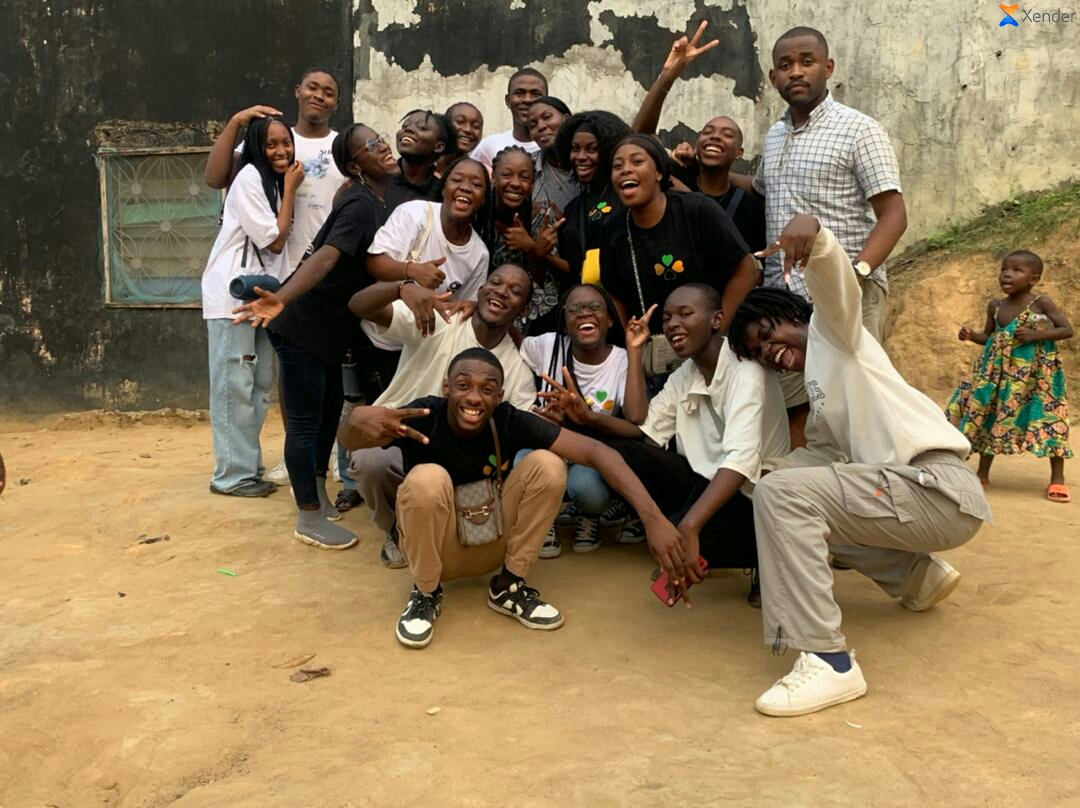
#> input picture OpenCV by Brunel/4112d43fef464f46a1d68b0de05d8369.jpg, 1080 x 808 px
$ jupyter execute 'Handle mouse events.ipynb'
#> lines starting #> are read from the running program, lines starting #| are printed output that depends on the picture
#> further down, img is the input picture: shape (808, 1080, 3); mean B, G, R 89.6, 121.1, 141.4
[cell 1]
import cv2
import numpy as np

[cell 2]
events = [i for i in dir(cv2) if 'EVENT' in i]
print(events)

[cell 3]
#Funktion 1

def rescaleFrame(frame, scale = 0.25): #This function allows to resize a picture
#> called with scale = 0.25
    width = int(frame.shape[1] * scale)
#> width = 270
    height = int(frame.shape[0] * scale)
#> height = 202
    dimensions = (width, height)
#> dimensions = (270, 202)
    return cv2.resize(frame, dimensions, interpolation=cv2.INTER_AREA)
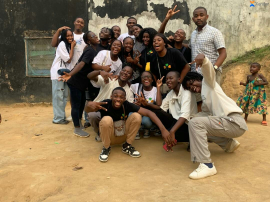
#> returned value: shape (202, 270, 3); mean of channels 0, 1, 2 89.6, 121.1, 141.4; drawn as B, G, R

def click_event(event, x, y, flags, params):
    if event == cv2.EVENT_LBUTTONDOWN:
        print(f"{x}, {y}")
        font = cv2.FONT_HERSHEY_SIMPLEX
        #coord = str(x)+ ', '+str(y)
        coord = 'x: '+str(x)+' y: '+str(y)
        cv2.putText(img, coord, (x, y), font, 1, (255, 255, 0), 2)
        cv2.imshow('image', img)

img = np.zeros((360, 720, 3), dtype = 'uint8')
cv2.imshow('image', img)

cv2.setMouseCallback('image', click_event)
cv2.waitKey(0)

### Erklärung für die Funktion N° 1 ###
Diese Funktion dient dazu, dass die Koordinaten eines Punktes angezeigt wird , wenn man darauf klickt.

Jetzt erkläre ich die schweren Punkten dieser Funktion:

1-  `def click_event(event, x, y, flags, params):`: Hier definieren wir die Funktion für unseres Event, die aufgerufen wird, wenn ein Mausereignis in einem OpenCV-Fenster auftritt. Sie erhält Informationen über das Ereignis und die Mausposition. Sie nimmt die folgenden Parameter:

    . event : Dieser Parameter enthält den Typ des aufgetretenen Mausereignis (z.B Mausklick, Mausbewegung)

    . x, y : Die Koordinaten (x,y) des Mauszeigers im Fenster, als das Ereignis stattfindet

    . flags : Zusäatzliche Flags, die über den Zustand von Tastaturtasten (wie Strg, Alt) während der Ereignissses informieren

    . params : Optionale Parameter, die an die `cv2.setMouseCallback`-Funktion übergeben werden können und hier weitergeleitet werden. Jedoch werden sie in diesem Code nicht verwendet

2- `if event == cv2.EVENT_LBUTTONDOWN` : Hier wird überprüft, ob das aufgetretene Mausereignis das Drücken der linken Maustaste ist

[cell 4]
#Funktion 2

def click_event(event, x, y, flags, params):
    if event == cv2.EVENT_RBUTTONDOWN:
        blue = img[y, x, 0]
        green = img[y, x, 1]
        red = img[y, x, 2]
        font = cv2.FONT_HERSHEY_SIMPLEX
        BGR = str(blue)+', '+str(green)+', '+str(red)
        cv2.putText(img, BGR, (x, y), font, .5, (0, 255, 255), 1)
        cv2.imshow('image', img)

img = cv2.imread('4112d43fef464f46a1d68b0de05d8369.jpg')
img1 = rescaleFrame(img)
cv2.imshow('image', img1)

cv2.setMouseCallback('image', click_event)
cv2.waitKey(0)

### Erklärungen für die Funktion N° 2 ###
Diese Funktion dient dazu, dass der BGR-Farbwert des Pixels einer Stelle angezeigt wird, wenn man mit den rechten Maustaste auf diese Stelle eines Bild klickt.

Jetzt erkläre ich  die schweren Punkte dieser Funktion  :

1-  `def click_event(event, x, y, flags, params):`: Hier definieren wir die Funktion für unseres Event, die aufgerufen wird, wenn ein Mausereignis in einem OpenCV-Fenster auftritt. Sie erhält Informationen über das Ereignis und die Mausposition. Sie nimmt die folgenden Parameter:

    . event : Dieser Parameter enthält den Typ des aufhgetretenen Mausereignis (z.B Mausklick, Mausbewegung)

    . x, y : Die Koordinaten (x,y) des Mauszeigers im Fenster, als das Ereignis stattfindet

    . flags : Zusäatzliche Flags, die über den Zustand von Tastaturtasten (wie Strg, Alt) während der Ereignissses informieren

    . params : Optionale Parameter, die an die `cv2.setMouseCallback`-Funktion übergeben werden können und hier weitergeleitet werden. Jedoch werden sie in diesem Code nicht verwendet

2- `if event == cv2.EVENT_RBUTTONDOWN` : Hier wird überprüft, ob das aufgetretene Mausereignis das Drücken der rechten Maustaste ist

3- `blue = img[y, x, 0]` : diese Zeile erkläre ich genauer
    [y, x, 0]: Dies ist die Indexierung eines NumPy-Arrays. In OpenCV werden Bilder als NumPy-Arrays gespeichert. Für ein Farbbild (wie es in diesem fall ist) hat das Array typischerweise drei Dimensionen:

    . Die erste Dimension (y), die die Zeilen des Bildes (vertikale Position oder Höhe) repräsentiert

    . Die zweite dimension (x), die die Spalten des Bildes (horizontale Position oder Breite)

    . Die dritte Dimmension (0), die den Farbkanal repräsentiert. In OpenCV ist die Standardfarbreihenfolge BGR (Blue, Green, Red), nicht RGB. Der Index 0 bezieht sich auf den Blaukanal.

    Zusammenfassend greifen wir auf den Pixelwert des Bildes an der Position (x,y) zu. Also der Befehl `blue = img[y, x, 0]` extrahiert den Wert des Blaukanals des Pixels im Bild, auf das den benutzer mit der rechten Maustaste geklickt hat. die Koordination des klicks (x, y) werden verwendet, um den spezifischen Pixel zu lokalisieren.

4- `font = cv2.FONT_HERSHEY_SIMPLEX` : Diese Zeile wählt einen Schrifttyp aus, der später verwendet wird, um der Text auf das Bild zu zeichnen

5- `BGR = str(blue)+', '+str(green)+', '+str(red)` : Die zeile erstellt einen string, der die BGR-Werte (der Farbwerte des geklickten Pixels) in einem durch Kommas getrennten Format enthält. Dieser String wird später auf das Bild geschrieben.

6- `cv2.putText(img, BGR, (x, y), font, .5, (0, 255, 255), 1)` : Diese Funktion zeigt der text auf das Bild.

    . img : Das Bild, auf das der text gezeichnet werden soll

    . (x, y) : Die Koordinaten des Punktes, an dem der Text beginnen soll (In diesem fall es ist der Punkt, auf dem man geklickt hat)

    . font : der Schrifttyp

    . .5(0.5) : Der Skalierungsfaktor(coefficient de mise à l'échelle) für die Schriftgröße.

    . (0, 255, 255) : Die Farbe des Textes im BGR-Format. (0, 255, 255) => (blau = 0,grün = 255,rot = 255)

    . 1 : die Dicke der Schriftlinien (Linienstärke)

[cell 5]
#Funktion 3
import cv2
import numpy as np

def click_event(event, x, y, flags, params):
    if event == cv2.EVENT_LBUTTONDOWN:
        cv2.circle(img, (x, y), 2, (149, 0, 245), -1)
        points.append((x, y))
        if len(points) >= 2:
            cv2.line(img, points[-1], points[-2], (149, 0, 245), 3)
        cv2.imshow('image', img)

img = np.zeros((720, 960, 3), dtype='uint8')
cv2.imshow('image', img)
points = []

cv2.setMouseCallback('image', click_event)
cv2.waitKey(0)

[cell 6]
#Funktion 4
def click_event1(event, x, y, flags, params):
    if event == cv2.EVENT_RBUTTONDOWN:
        blue = img[y, x, 0]
        green = img[y, x, 1]
        red = img[y, x, 2]
        print(f'{blue}, {green}, {red}')
        cv2.circle(img, (x, y), 3, (149, 0, 245), -1)

        mycolorimage = np.zeros((360, 480, 3), dtype='uint8')
        mycolorimage[:] = [blue, green, red]
        cv2.imshow('Colored image', mycolorimage)

img = cv2.imread('IMG_20250218_093953263_PORTRAIT~2.jpg')
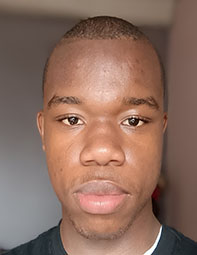
#> input picture OpenCV by Brunel/IMG_20250218_093953263_PORTRAIT~2.jpg, 197 x 255 px
#> img is the input picture: shape (255, 197, 3); mean B, G, R 95.2, 108.6, 139.8
mycolorimage = np.zeros((360, 480, 3), dtype='uint8')
cv2.imshow('image', img)

cv2.setMouseCallback('image', click_event1)
cv2.waitKey(0)
